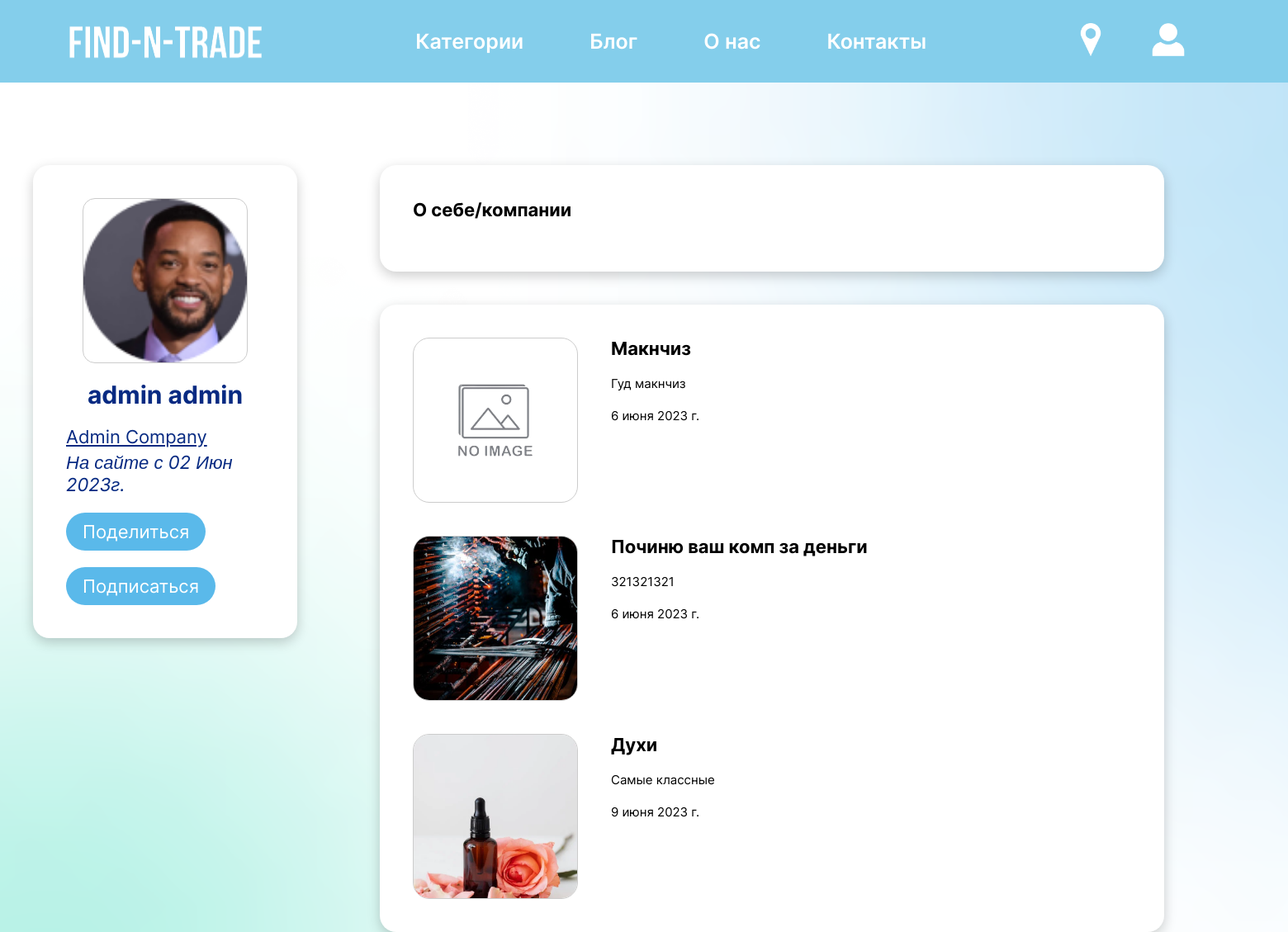
The app's page /profile/1/, older data.
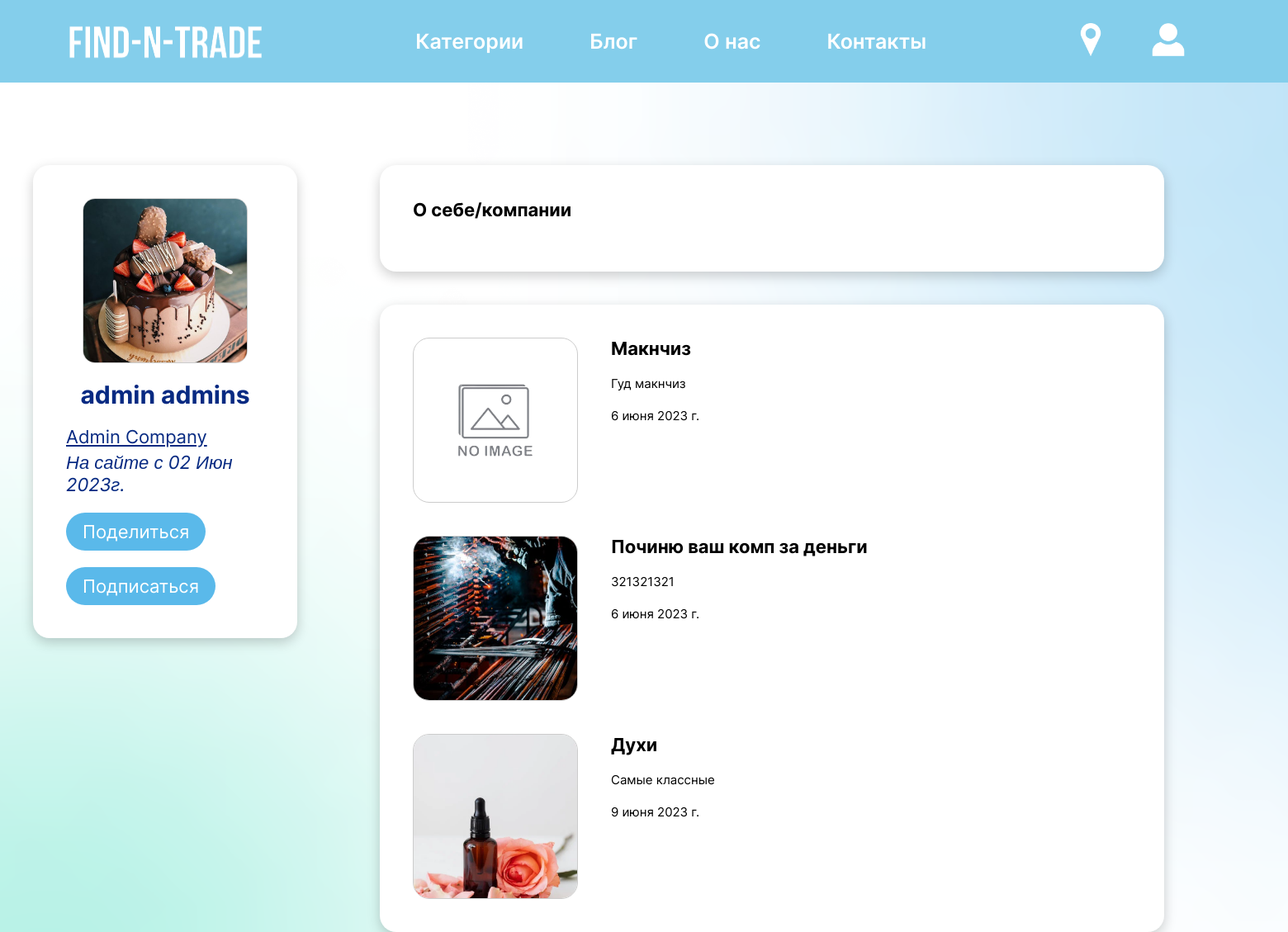
The same page, newer data.
### main/models.py (models this page shows, shortened)
class CustomUser(AbstractBaseUser):
    id = models.AutoField(primary_key=True, verbose_name="ID")
    email = models.EmailField(unique=True, verbose_name="Email")
    name = models.CharField(max_length=26, verbose_name="Name")
    surname = models.CharField(max_length=26, verbose_name="Surname")
    profile = models.OneToOneField(Profile, on_delete=models.CASCADE, blank=True, null=True, verbose_name="Profile")
    reset_password_token = models.UUIDField(blank=True, null=True, default=None, verbose_name="Reset password token")
    date_joined = models.DateTimeField(auto_now_add=True)
    last_login = models.DateTimeField(auto_now=True, verbose_name="Last login")
    is_admin = models.BooleanField(default=False)
    is_active = models.BooleanField(default=True)
    is_staff = models.BooleanField(default=False)
    is_superuser = models.BooleanField(default=False)
    USERNAME_FIELD = "email"
    REQUIRED_FIELDS = ["name", "surname"]
    objects = CustomUserManager()

class Profile(models.Model):
    id = models.AutoField(primary_key=True, verbose_name="ID")
    city = models.CharField(max_length=15, blank=True, null=True, verbose_name="City")
    date_of_birth = models.DateField(max_length=15, blank=True, null=True, verbose_name='Date of birth')
    company_name=models.CharField(max_length=30, blank=True, null=True, verbose_name="Company name")
    description=models.TextField(blank=True, null=True, verbose_name="Description")
    phone_number = models.CharField(max_length=15, blank=True, null=True, verbose_name="Phone number")
    role = models.CharField(max_length=200, choices=Role.choices, verbose_name="Role")
    image_link = models.ImageField(upload_to=user_profile_directory_path, blank=True, null=True,
                                   verbose_name="Profile image")

### main/views.py (the view)
# urls.py: path('profile/<str:id>/', views.OtherProfileView.as_view(), name='other_user_profile'),
class OtherProfileView(TemplateView):
    template_name = "main/other_user_profile.html"
    def get_context_data(self, **kwargs):
        ctx = super(OtherProfileView, self).get_context_data(**kwargs)
        ctx['id'] = self.kwargs['id']
        ctx['ads'] = Ad.objects.filter(user__id=ctx['id'])[0:3]
        print(ctx)
        self.model = CustomUser.objects.get(id=ctx['id'])
        ctx['model'] = self.model
        return ctx

### main/models.py (called while the page is built)
    def __str__(self):
        return self.title

### main/templates/main/other_user_profile.html (shortened to what this page needs)
{% extends 'main/base.html' %}
{% load static %}
{% block links %}    <link rel="stylesheet" href="{% static 'main/css/style_imported.css' %}">
   <link rel="stylesheet" href="{% static 'main/css/style.css' %}">
   <link href='https://fonts.googleapis.com/css?family=Inter' rel='stylesheet'>{% endblock %}
{% block content %}
<html>
<head>
</head>
<body background="images/bg2.png">
    <main>
      <div class="other_users_profile">
        <div class="other_users_profile_left">
          <div class="other_users_profile_left_1">
            <div class="other_users_profile_left_1_image">
              {% if model.profile.image_link.file is not None %}
              <img src="{{model.profile.image_link.url}}" alt="" style="object-fit:cover;
                 object-position: right;
                 width:200px;
                 height:200px;
                 border: solid 1px #CCC;
                 border-radius:15px;">
                 {% else %}
                 <img src="{% static 'main/img/no-image-removebg-preview.png'%}" alt="" style="object-fit:cover;
              object-position: right;
                 width:200px;
                 height:200px;
                 border: solid 1px #CCC">
                 {% endif %}
            </div>
            <br>
            <h2>{{ model.name }} {{ model.surname }}</h2>
            <br>
            <h3>{{ model.profile.company_name }}</h3>
            <em><h4>На сайте с {{ model.date_joined|date:"d M Y" }}г.</h4></em>
            <br>
            <div class="other_users_profile_left_1_buttons">
              <button id="other_users_profile_share"type="submit" name="button">Поделиться</button>
              <button type="submit" name="button">Подписаться</button>
            </div>
          </div>
        </div>
        <div class="other_users_profile_right">
          <div class="other_users_profile_right_1">
            <h2>О себе/компании</h2>
            <br>
          </div>
          <div class="other_users_profile_right_2">
            {%for ad in ads%}
            <div class="other_users_profile_right_2_ad">
              <div class="other_users_profile_right_2_ad_image">
                {% if ad.image_link.file is not None     %}
              <img src="{{ad.image_link.url}}" alt="" style="object-fit:cover;
              object-position: center;
                 width:200px;
                 height:200px;
                 border: solid 1px #CCC">
              {% else %}
              <img src="{% static 'main/img/no-image-removebg-preview.png'%}" alt="" style="object-fit:cover;
              object-position: center;
                 width:200px;
                 height:200px;
                 border: solid 1px #CCC">
              {% endif %}
              </div>
              <div class="other_users_profile_right_2_ad_desc">
                <a href="{% url 'ad_details' id=ad.id %}"><h2>{{ad.title}}</h2></a>
                <br>
                <p id="other_users_profile_right_2_ad_desc">{{ad.description}}</p>
                <br>
                <p>{{ad.create_date}}</p>
              </div>
            </div>
            {% endfor %}
          </div>
        </div>
      </div>
    </main>
</body>
</html>
{% endblock %}

Row changes from the older to the newer data that the page shows:
changed CustomUser "admin": profile.image_link: a different picture; surname "admin" → "admins"
